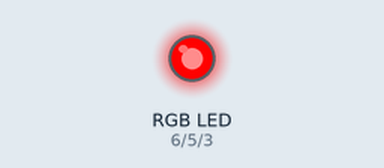
Recording of a sketch running on a simulated Arduino Uno, built with avr-gcc and run on an emulated ATmega328P. Shown: an RGB LED mixed from three pins (HIGH = lit). Dim RGB values are drawn brighter than linear.

Above: at 0.05 s.
At 9.95 s:
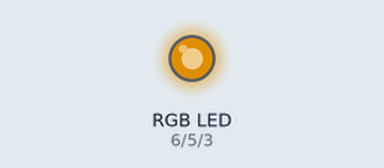
At 14.95 s:
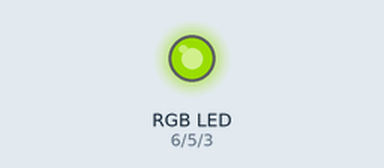
At 19.95 s:
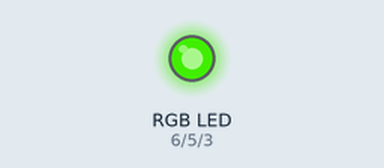
At 29.85 s:
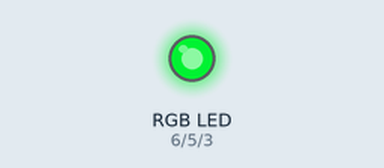
At 39.85 s:
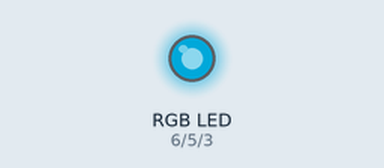
Timing chart, 0 to 40.0 s (numbered marks = the images above):
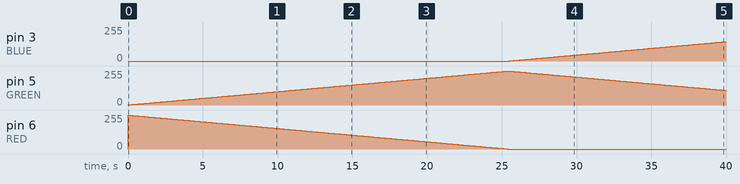

Measured:
- by itself, pin 3 (BLUE): moves from 0/255 to 145/255 over 14.4 s
- by itself, pin 5 (GREEN): rises from 0/255 to 255/255 in 25.4 s, then falls to 110/255 in 14.5 s
- by itself, pin 6 (RED): 0/255 → 254/255 at 0.00 s, → 253/255 0.10 s later, → 252/255 0.10 s later, → 251/255 0.10 s later, … (255 changes in this stretch)

The sketch:

RGB_LED.ino
```cpp
//www.elegoo.com modificated by ccantos
//2019.04.25

// Se define los pines donde
// hemos conectado las patas del LED RGB
#define BLUE 3
#define GREEN 5
#define RED 6

// primero tenemos una función de configuración llamada SETUP
// se ejecuta cada vez que se pulsa el boton RESET o se reinicia la placa
void setup()
{
  // Inicializamos los PINs como salida
  pinMode(RED, OUTPUT);
  pinMode(GREEN, OUTPUT);
  pinMode(BLUE, OUTPUT);

  // Enciende el LED con un color inicial.
  // En este caso el rojo, ya que pasamos de ROJO > VERDE > AZUL > ROJO...
  // HIGH = alto nivel de voltaje (encender)
  // LOW = bajo nivel de voltaje (apagar)
  digitalWrite(RED, HIGH);
  digitalWrite(GREEN, LOW);
  digitalWrite(BLUE, LOW);
}

// definir variables de los 3 colores
int redValue;
int greenValue;
int blueValue;

// loop principal. PARTE DEL CÓDIGO QUE SE REPITE DE MANERA INDEFINIDA
void loop()
{
  // tiempo de desvanecimiento entre colores
  #define delayTime 100

  // Elegimos el rojo como color inicial iniciando la variable a 255.
  redValue = 255;
  greenValue = 0;
  blueValue = 0;

  // pasa de rojo a amarillo-verde cuando i=255
  for(int i = 0; i < 255; i += 1)
  {
  redValue -= 1;
  greenValue += 1;

  analogWrite(RED, redValue);
  analogWrite(GREEN, greenValue);
  delay(delayTime);
  }


  // pasa de verde a azul cuando llega a i=255
  for(int i = 0; i < 255; i += 1)
  {
  greenValue -= 1;
  blueValue += 1;

  analogWrite(GREEN, greenValue);
  analogWrite(BLUE, blueValue);
  delay(delayTime);
  }


  // pasa de azul a rojo cuando llega a i=255
  for(int i = 0; i < 255; i += 1)
  {
  blueValue -= 1;
  redValue += 1;

  analogWrite(BLUE, blueValue);
  analogWrite(RED, redValue);
  delay(delayTime);
  }

}
```
